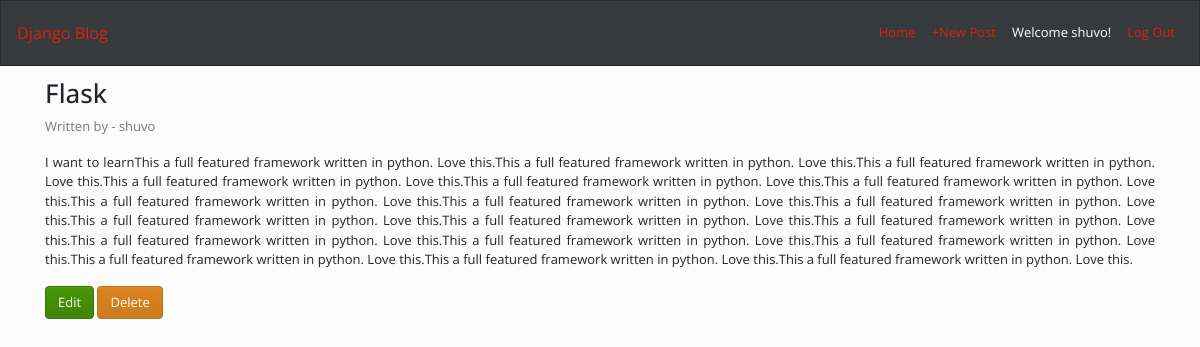
Screenshot of /post/3/ (signed in) with the database file from the repository.
### blog/models.py (models this page shows, shortened)
class Post(models.Model):
    title = models.CharField(max_length =200)
    author = models.ForeignKey('auth.User', on_delete= models.CASCADE)
    body = models.TextField()

### blog/views.py (the view)
# urls.py: path('post/<int:pk>/', views.BlogDetailView.as_view(), name='detail'),
class BlogDetailView(LoginRequiredMixin, DetailView):
    model = Post
    template_name = 'blog/detail.html'

### templates/blog/detail.html
{% extends 'base.html' %}
{% block content %}
<div>
    <h2>{{ post.title }}</h2>
    <p class="text-muted">Written by - {{ post.author }}</p>
    <p class="text-justify">{{ post.body }}</p>
    <a href="{% url 'edit' post.id %}" class="btn btn-success">Edit</a>
    <a href="{% url 'delete' post.id %}" class="btn btn-danger">Delete</a>
</div>
{% endblock content %}

### templates/base.html (shortened to what this page needs)
{% load static %}
<!DOCTYPE html>
<html lang="en">
<head>
    <link rel="stylesheet" href="{% static 'css/sim.css' %}">
</head>
<body>
    <nav class="navbar navbar-expand-sm bg-dark navbar-primary fixed-top">
        <a class="navbar-brand" href="{% url 'home' %}">Django Blog</a>
        <ul class="navbar-nav ml-auto">
            <li class="nav-item">
                <a class="nav-link" href="{% url 'home' %}">Home</a>
            </li>
            {% if user.is_authenticated %}
            <li class="nav-item">
                <a class="nav-link" href="{% url 'new' %}">+New Post</a>
            </li>
            <li class="nav-item">
                <a class="nav-link text-light">Welcome {{ user.username }}!</a>
            </li>
            <li class="nav-item">
                <a class="nav-link" href="{% url 'logout' %}">Log Out</a>
            </li>
            {% endif %}
        </ul>
    </nav>
    <br><br><br> <br>
    <div class="container">
        {% block content %}
        {% endblock %}
    </div>
</body>
</html>

### rows the page displays
Post: title "Flask", author "shuvo", body "I want to learnThis a full featured framework written in python. Love this.This a full featured framework written in python. Love this.This a full featured framework written in python. Love this.This a full featured framework written in python. Love this.This a full featured framework written in python. Love this.This a full featured framework written in python. Love this.This a full featured framework written in python. Love this.This a full featured framework written in python. Love this.This a full featured framework written in python. Love this.This a full featured framework written in python. Love this.This a full featured framework written in python. Love this.This a full featured…"

### other values shown
{{ user.username }} "shuvo"
